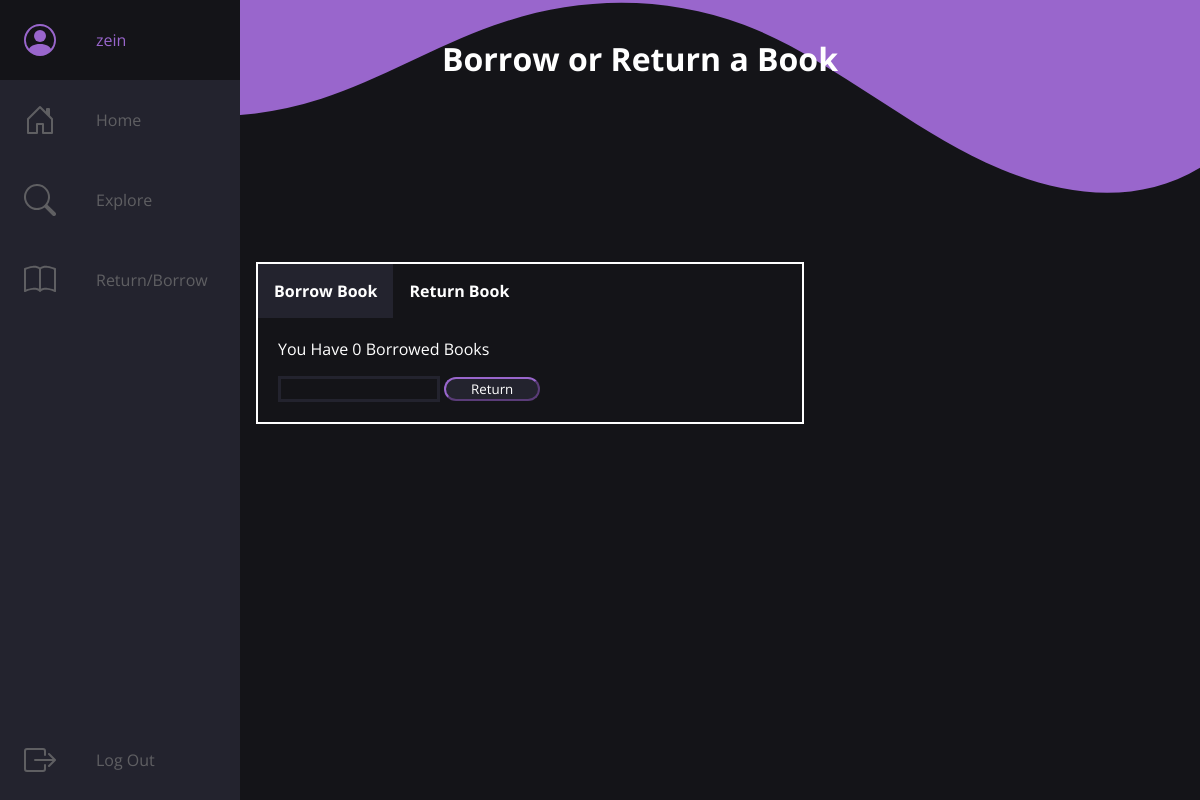
The app's page /borrow (signed in), older data.
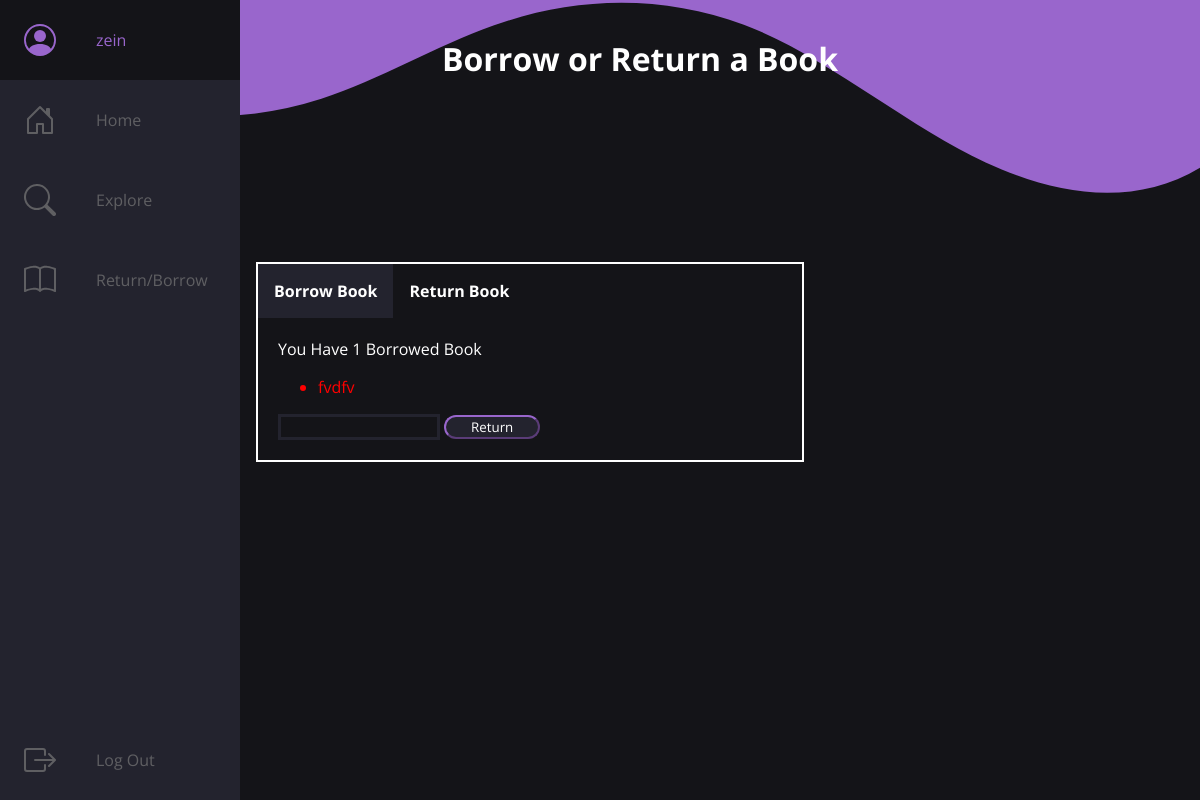
The same page, newer data.
### JupiterLibrary/models.py (models this page shows, shortened)
class BorrowedBook(models.Model):
    username = models.CharField(max_length=100)
    title = models.CharField(max_length=100)
    days = models.IntegerField()

### JupiterLibrary/views.py (the view, shortened to what this page needs)
# urls.py: url('borrow',views.borrow),
@csrf_exempt
def borrow(request):
	listBooks = Book.objects.all()
	username = request.user.username
	borrowedBooks = BorrowedBook.objects.all()
	msg = 'None'
	myBooks = []
	overdue = []
	notOverdue = []
	for book in borrowedBooks:
		if book.username == username:
			if book.days > 0:
				notOverdue.append(book)
			if book.days <= 0:
				overdue.append(book)
			myBooks.append(book)
	numBorrowed = len(myBooks)
	myBooksTitles = [book.title for book in myBooks]
	return render(request,"borrow.html",{'bookList':listBooks , 'overdue':overdue ,'notOverdue':notOverdue,'borrowedBooks':myBooks, 'numBorrowed': numBorrowed , 'msg':msg})

### templates/borrow.html (shortened to what this page needs)
<!DOCTYPE html>
<html>
<head>
    {% load static %}
    <link rel="stylesheet" href="{% static 'css/style.css' %}">
    <link rel="stylesheet" href="{% static 'css/borrow.css' %}">
    <link rel="stylesheet" href="https://cdnjs.cloudflare.com/ajax/libs/font-awesome/4.7.0/css/font-awesome.min.css">
    <link href=
        "http://ajax.googleapis.com/ajax/libs/jqueryui/1.8.16/themes/ui-lightness/jquery-ui.css"
        rel="stylesheet" type="text/css" />
</head>
<body>
    <nav class='navbar'>
        <ul class="navbar-nav">
            <li class="navbar-item">
                {%if user.is_authenticated%}
                <a href="userpage.html" class="nav-link">
                <span class="nav-text">{{user.username}}</span>
                {% endif %}
                </a>
            </li>
            <li class="navbar-item">
                <a href="index.html" class="nav-link">
                <span class="nav-text">Home</span>
                </a>
            </li>
            <li class="navbar-item">
                <a href="explore.html" class="nav-link">
                <span class="nav-text">Explore</span>
                </a>
            </li>
            <li class="navbar-item">
                <a href="borrow.html" class="nav-link">
                <span class="nav-text">Return/Borrow</span>
                </a>
            </li>
            {%if user.is_authenticated%}
            <li class="navbar-item">
                <a href="logout" class="nav-link">
                <span class="nav-text">Log Out</span>
                </a>
            </li>
            {% endif %}
        </ul>
    </nav>
    <div class="LOGwave2" style="display: flex; top: 0px; z-index: -1 ; " >
    </div>
    <main>
        <h1 class="title"><b> Borrow or Return a Book</b></h1>
        {%if user.is_authenticated%}
        <div class="mytabs">
            <label class='labelA' for="tabB">Borrow Book</label>
            <label class='labelA' for="tabR">Return Book</label>
            <div class="tab">
                {% if numBorrowed == 1 %}
                You Have {{numBorrowed}} Borrowed Book
                {% else %}
                You Have {{numBorrowed}} Borrowed Books
                {% endif %}
                <ul>
                {% for book in overdue %}
                    <li style="color: red;">{{book.title}}</li>
                {% endfor %}
                </ul>
            <form method='post'>
                <div class='flex'>
                    <input type="text" name="searchBook2" id="tags2">
                    <button type="submit" name="return">
                        Return
                    </button>
                </div>
            </form>
        </div>
        {% else %}
        <h1 class="youMust">You must be Logged In </h1>
        {% endif %}
    </main>
</body>
</html>

Row changes from the older to the newer data that the page shows:
added BorrowedBook: title "fvdfv"
Text that changed along with them:
{{ numBorrowed }}: (not shown) → "1"
{{ numBorrowed }}: "0" → (not shown)
text no longer shown: "Borrowed Books"
text now shown: "Borrowed Book"
